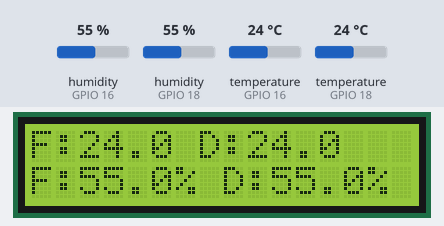
Simulated run of this program. Board: Raspberry Pi (BCM pin numbers). Shown: 16×2 character LCD. The test bench sets the inputs (shaded band); at power-on: humidity (sensors on GPIO 16, GPIO 18) 55 %, temperature (sensors on GPIO 16, GPIO 18) 24 °C. The clock reads 2024-03-15 10:24:30 at power-on unless the program sets it; files the program writes start out absent; library files of the repository ran but are not shown: I2C_LCD_driver.py; what the program prints to the terminal is not drawn.

Above: at 0.9 s.

The program:

multi_temp.py
```python
#!/usr/bin/env python3

import os
import time
import board
import adafruit_dht
from time import sleep
from datetime import datetime
import I2C_LCD_driver
import database_driver

dbname = 'sensorsData.db'
db = database_driver.database(dbname)

lcd = I2C_LCD_driver.lcd()

sensorFloor = 1
sensorDesk = 2

# Initial the dht device, with data pin connected to:
dhtLowerDevice = adafruit_dht.DHT22(board.D16)
dhtUpperDevice = adafruit_dht.DHT22(board.D18)

# save the data to the database
def logData(timestamp, sensor, temperature, humidity):
    db.execute_query("INSERT INTO DHT_data values((?), (?), (?), (?))", (timestamp, sensor, temperature, humidity))

while True:
    try:
        now = datetime.now()
        # Print the values to the serial port
        temperature_lower = dhtLowerDevice.temperature
        humidity_lower = dhtLowerDevice.humidity
        temperature_upper = dhtUpperDevice.temperature
        humidity_upper = dhtUpperDevice.humidity
        logData(now, sensorFloor, temperature_lower, humidity_lower)
        logData(now, sensorDesk, temperature_upper, humidity_upper)
        lcd.backlight(0)
        lcd.lcd_display_string("F:{:.1f} D:{:.1f}".format(temperature_lower, temperature_upper), 1)
        lcd.lcd_display_string("F:{}% D:{}%".format(humidity_lower, humidity_upper), 2)
        print("Temp Floor: {:.1f} C    Temp Desk: {:.1f} C    Humidity Floor: {}%     Humidity Desk: {}% "
              .format(temperature_lower, temperature_upper, humidity_lower, humidity_upper))

    except RuntimeError as error:
        # Errors happen fairly often, DHT's are hard to read, just keep going
        print(error.args[0])

    except OverflowError as error:
        print(error.args[0])

    time.sleep(60.0)
```

database_driver.py
```python
import sqlite3
from sqlite3 import Error

class database:
    def __init__(self, db_file):
        self.db_file = db_file

    def create_connection(self):
        """ create a database connection to a SQLite database """
        self.conn = None
        try:
            self.conn = sqlite3.connect(self.db_file)
            return self.conn
        except Error as e:
            print(e)

        return self.conn

    def create_table(self, create_table_sql):
        """ create a table from the create_table_sql statement
        :param conn: Connection object
        :param create_table_sql: a CREATE TABLE statement
        :return:
        """
        try:
            conn = self.create_connection()
            c = conn.cursor()
            c.execute(create_table_sql)
        except Error as e:
            print(e)

    def execute_query(self, query_sql, query_params):
        try:
            conn = self.create_connection()
            curs = conn.cursor()
            curs.execute(query_sql, query_params)
            conn.commit()
            conn.close()
        except Error as e:
            print(e)

    def select(self, query_sql, query_params = ''):
        try:
            conn = self.create_connection()
            curs = conn.cursor()
            curs.execute(query_sql, query_params)
            rows = curs.fetchall()
            conn.close()
        except Error as e:
            print(e)

        return rows
```
